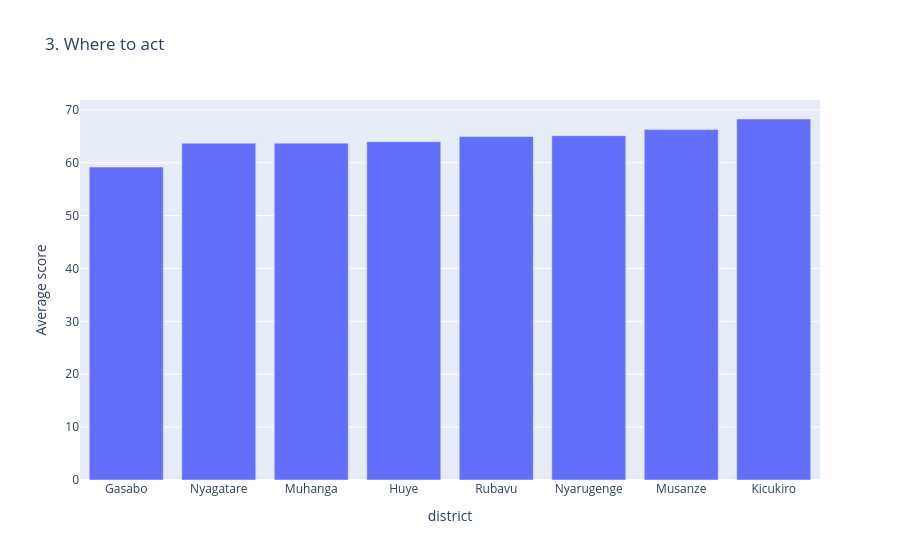

Notebook cell for this chart:
### Code cell
# (c) bar chart: average score per district (sorted so the lowest is on the left)
district_avg = df.groupby("district", as_index=False)["score"].mean().sort_values("score")
fig3 = px.bar(district_avg, x="district", y="score", title="3. Where to act")
fig3.update_yaxes(title="Average score")
fig3.show()
print(district_avg.round(1).to_string(index=False))   # Gasabo is lowest (about 59), Kicukiro highest (about 68)

### Figure 1 — Plotly figure (JSON) as saved in the notebook; plotly's stock layout.template omitted (floating-point values rounded to 4 significant figures)
{"data": [{"hovertemplate": "district=%{x}<br>score=%{y}<extra></extra>", "legendgroup": "", "marker": {"color": "#636efa", "pattern": {"shape": ""}}, "name": "", "orientation": "v", "showlegend": false, "textposition": "auto", "type": "bar", "x": ["Gasabo", "Nyagatare", "Muhanga", "Huye", "Rubavu", "Nyarugenge", "Musanze", "Kicukiro"], "xaxis": "x", "y": [59.19, 63.68, 63.72, 63.98, 64.96, 65.13, 66.27, 68.28], "yaxis": "y"}], "layout": {"barmode": "relative", "legend": {"tracegroupgap": 0}, "title": {"text": "3. Where to act"}, "xaxis": {"anchor": "y", "domain": [0, 1], "title": {"text": "district"}}, "yaxis": {"anchor": "x", "domain": [0, 1], "title": {"text": "Average score"}}}}
